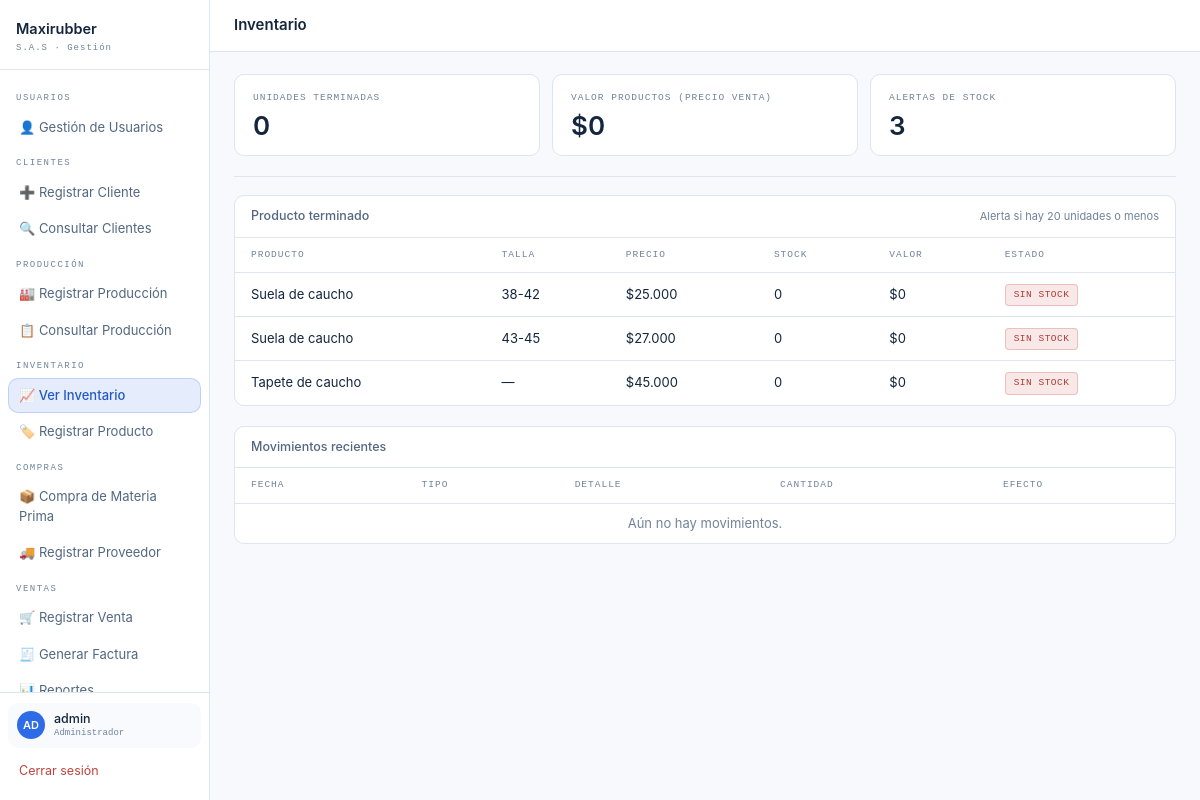
The page /Inventario.php (signed in) on the database its author committed.
### tables this page shows
CREATE TABLE productos (
    id          INT UNSIGNED NOT NULL AUTO_INCREMENT,
    nombre      VARCHAR(60)  NOT NULL,
    tipo        VARCHAR(50)  NOT NULL,
    talla       VARCHAR(20)  NULL,
    precio      DECIMAL(12,2) NOT NULL,
    created_at  TIMESTAMP    NOT NULL DEFAULT CURRENT_TIMESTAMP,
    PRIMARY KEY (id),
    KEY idx_productos_nombre_talla (nombre, talla),
    CONSTRAINT chk_productos_precio CHECK (precio > 0)
);

### Inventario.php (the view, shortened to what this page needs)
<?php
require_once 'conexion.php';
function estadoStock(int $stock, int $minimo): array {
    if ($stock <= 0)       { return ['Sin stock',   'badge-red']; }
    return                          ['Normal',      'badge-green'];
}
$productos = $pdo->query("
    SELECT p.nombre, p.talla, p.precio,
           COALESCE(i.cantidad, 0) AS stock,
           COALESCE(i.cantidad, 0) * p.precio AS valor
    FROM productos p
    LEFT JOIN inventario i ON i.producto_id = p.id
    ORDER BY p.nombre
")->fetchAll();
$totalProductos = array_sum(array_column($productos, 'stock'));
$valorProductos = array_sum(array_column($productos, 'valor'));
$alertas = 0;
foreach ($productos as $p) { if ($p['stock'] <= MINIMO_PRODUCTO) { $alertas++; } }
$movimientos = $pdo->query("
    (SELECT fecha, 'Producción' AS tipo, nombre_producto AS detalle,
            cantidad AS cantidad, '+ producto' AS efecto, created_at
       FROM produccion WHERE estado = 'Completado')
    UNION ALL
    (SELECT fecha, 'Venta', producto, cantidad, '- producto', created_at
       FROM ventas WHERE producto_id IS NOT NULL)
    ORDER BY created_at DESC
    LIMIT 8
")->fetchAll();
?>
<!DOCTYPE html>
<html lang="es">
<head>
    <link rel="stylesheet" href="estilos.css">
</head>
<body>
<div class="dashboard">
    <?php include 'nav_php.php'; ?>
    <main class="contenido">
        <div class="topbar">
            <h1>Inventario</h1>
        </div>
        <div style="padding:22px 24px;">
            <div class="cards">
                <div class="card">
                    <div class="card-label">Unidades terminadas</div>
                    <div class="card-numero"><?= number_format($totalProductos, 0, ',', '.') ?></div>
                </div>
                <div class="card">
                    <div class="card-label">Valor productos (precio venta)</div>
                    <div class="card-numero">$<?= number_format($valorProductos, 0, ',', '.') ?></div>
                </div>
                <div class="card">
                    <div class="card-label">Alertas de stock</div>
                    <div class="card-numero"><?= $alertas ?></div>
                </div>
            </div>
            <hr class="separador">
            <div class="panel" style="margin-bottom:20px;">
                <div class="panel-header">
                    <span class="panel-title">Producto terminado</span>
                    <span style="font-size:11px;color:var(--text-3);">
                        Alerta si hay <?= MINIMO_PRODUCTO ?> unidades o menos
                    </span>
                </div>
                <div class="tabla-wrapper">
                    <table>
                        <thead>
                            <tr><th>Producto</th><th>Talla</th><th>Precio</th>
                                <th>Stock</th><th>Valor</th><th>Estado</th></tr>
                        </thead>
                        <tbody>
                        <?php foreach ($productos as $p):
                            [$txt, $cls] = estadoStock((int)$p['stock'], MINIMO_PRODUCTO); ?>
                            <tr>
                                <td><?= htmlspecialchars($p['nombre']) ?></td>
                                <td><?= htmlspecialchars($p['talla'] ?? '—') ?></td>
                                <td>$<?= number_format($p['precio'], 0, ',', '.') ?></td>
                                <td><?= (int)$p['stock'] ?></td>
                                <td>$<?= number_format($p['valor'], 0, ',', '.') ?></td>
                                <td><span class="badge <?= $cls ?>"><?= $txt ?></span></td>
                            </tr>
                        <?php endforeach; ?>
                        </tbody>
                    </table>
                </div>
            </div>
            <div class="panel">
                <div class="panel-header">
                    <span class="panel-title">Movimientos recientes</span>
                </div>
                <div class="tabla-wrapper">
                    <table>
                        <thead>
                            <tr><th>Fecha</th><th>Tipo</th><th>Detalle</th>
                                <th>Cantidad</th><th>Efecto</th></tr>
                        </thead>
                        <tbody>
                        <?php if (empty($movimientos)): ?>
                            <tr><td colspan="5" style="text-align:center;color:var(--text-3);">
                                Aún no hay movimientos.</td></tr>
                        <?php endif; ?>
                        </tbody>
                    </table>
                </div>
            </div>
        </div>
    </main>
</div>
</body>
</html>

### nav_php.php (shortened to what this page needs)
<?php
$paginaActual = basename($_SERVER['PHP_SELF']);
$esAdmin      = ($_SESSION['rol'] ?? '') === 'Administrador';
$iniciales    = strtoupper(substr($_SESSION['usuario'] ?? 'US', 0, 2));
$grupos = [
    'Usuarios'   => [
        ['href' => 'GestionUsuario.php',      'texto' => '👤 Gestión de Usuarios',  'admin' => true],
    ],
    'Clientes'   => [
        ['href' => 'RegistrarCliente.php',    'texto' => '➕ Registrar Cliente',     'admin' => false],
        ['href' => 'ConsultarClientes.php',   'texto' => '🔍 Consultar Clientes',    'admin' => false],
    ],
    'Producción' => [
        ['href' => 'RegistrarProduccion.php', 'texto' => '🏭 Registrar Producción',  'admin' => false],
        ['href' => 'ConsultarProduccion.php', 'texto' => '📋 Consultar Producción',  'admin' => false],
    ],
    'Inventario' => [
        ['href' => 'Inventario.php',          'texto' => '📈 Ver Inventario',        'admin' => false],
        ['href' => 'RegistrarProducto.php',   'texto' => '🏷️ Registrar Producto',    'admin' => true],
    ],
    'Compras'    => [
        ['href' => 'RegistrarCompra.php',     'texto' => '📦 Compra de Materia Prima', 'admin' => true],
        ['href' => 'RegistrarProveedor.php',  'texto' => '🚚 Registrar Proveedor',   'admin' => true],
    ],
    'Ventas'     => [
        ['href' => 'RegistrarVenta.php',      'texto' => '🛒 Registrar Venta',       'admin' => false],
        ['href' => 'GenerarFactura.php',      'texto' => '🧾 Generar Factura',       'admin' => false],
        ['href' => 'ReportesVenta.php',       'texto' => '📊 Reportes',              'admin' => true],
    ],
];
?>
<nav class="menu">
    <div class="menu-brand">
        <div class="menu-brand-name">Maxirubber</div>
        <div class="menu-brand-tag">S.A.S · Gestión</div>
    </div>
    <div class="menu-nav">
        <?php foreach ($grupos as $label => $items): ?>
            <?php $visibles = array_filter($items, fn($i) => !$i['admin'] || $esAdmin); ?>
            <div class="menu-titulo"><?= $label ?></div>
            <?php foreach ($visibles as $item): ?>
                <a href="<?= $item['href'] ?>"
                   class="<?= $paginaActual === $item['href'] ? 'activo' : '' ?>">
                    <?= $item['texto'] ?>
                </a>
            <?php endforeach; ?>
        <?php endforeach; ?>
    </div>
    <div class="menu-footer">
        <div class="menu-user">
            <div class="menu-avatar"><?= $iniciales ?></div>
            <div>
                <div class="menu-user-name"><?= htmlspecialchars($_SESSION['usuario'] ?? '') ?></div>
                <div class="menu-user-role"><?= htmlspecialchars($_SESSION['rol'] ?? '') ?></div>
            </div>
        </div>
        <a href="logout.php" class="cerrar-sesion"> Cerrar sesión</a>
    </div>
</nav>

### rows shown on the page
productos: nombre "Suela de caucho", talla "38-42", precio "25.000", stock "0", valor "0", txt "SIN STOCK"
productos: nombre "Suela de caucho", talla "43-45", precio "27.000", stock "0", valor "0", txt "SIN STOCK"
productos: nombre "Tapete de caucho", talla "—", precio "45.000", stock "0", valor "0", txt "SIN STOCK"

### other values the page prints
$label "USUARIOS"
$item['texto'] "👤 Gestión de Usuarios"
$label "CLIENTES"
$item['texto'] "➕ Registrar Cliente"
$item['texto'] "🔍 Consultar Clientes"
$label "PRODUCCIÓN"
$item['texto'] "🏭 Registrar Producción"
$item['texto'] "📋 Consultar Producción"
$label "INVENTARIO"
$item['texto'] "📈 Ver Inventario"
$item['texto'] "🏷️ Registrar Producto"
$label "COMPRAS"
$item['texto'] "📦 Compra de Materia Prima"
$item['texto'] "🚚 Registrar Proveedor"
$label "VENTAS"
